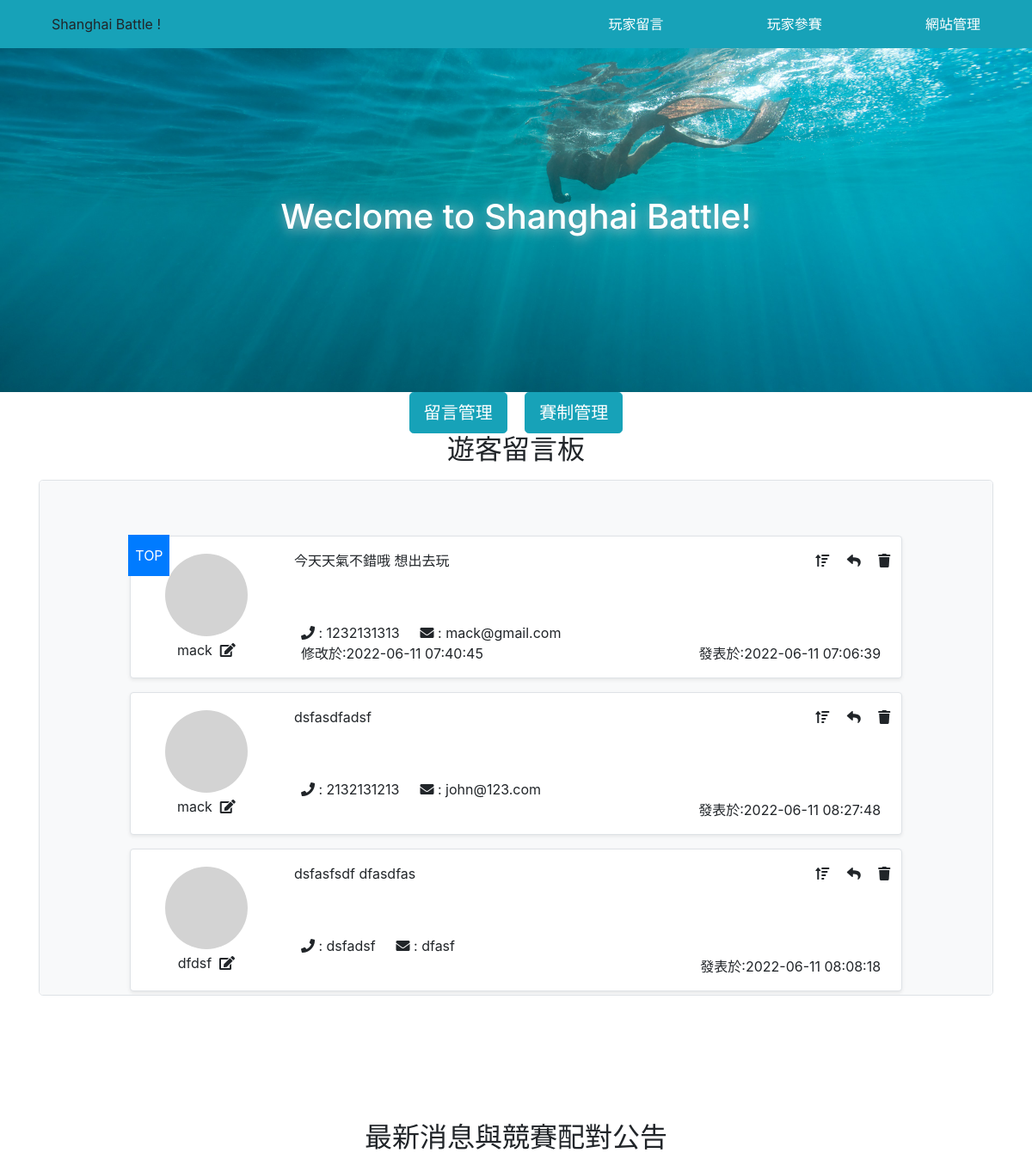
The app's page /guestbook/admin.php (upper part), older data.
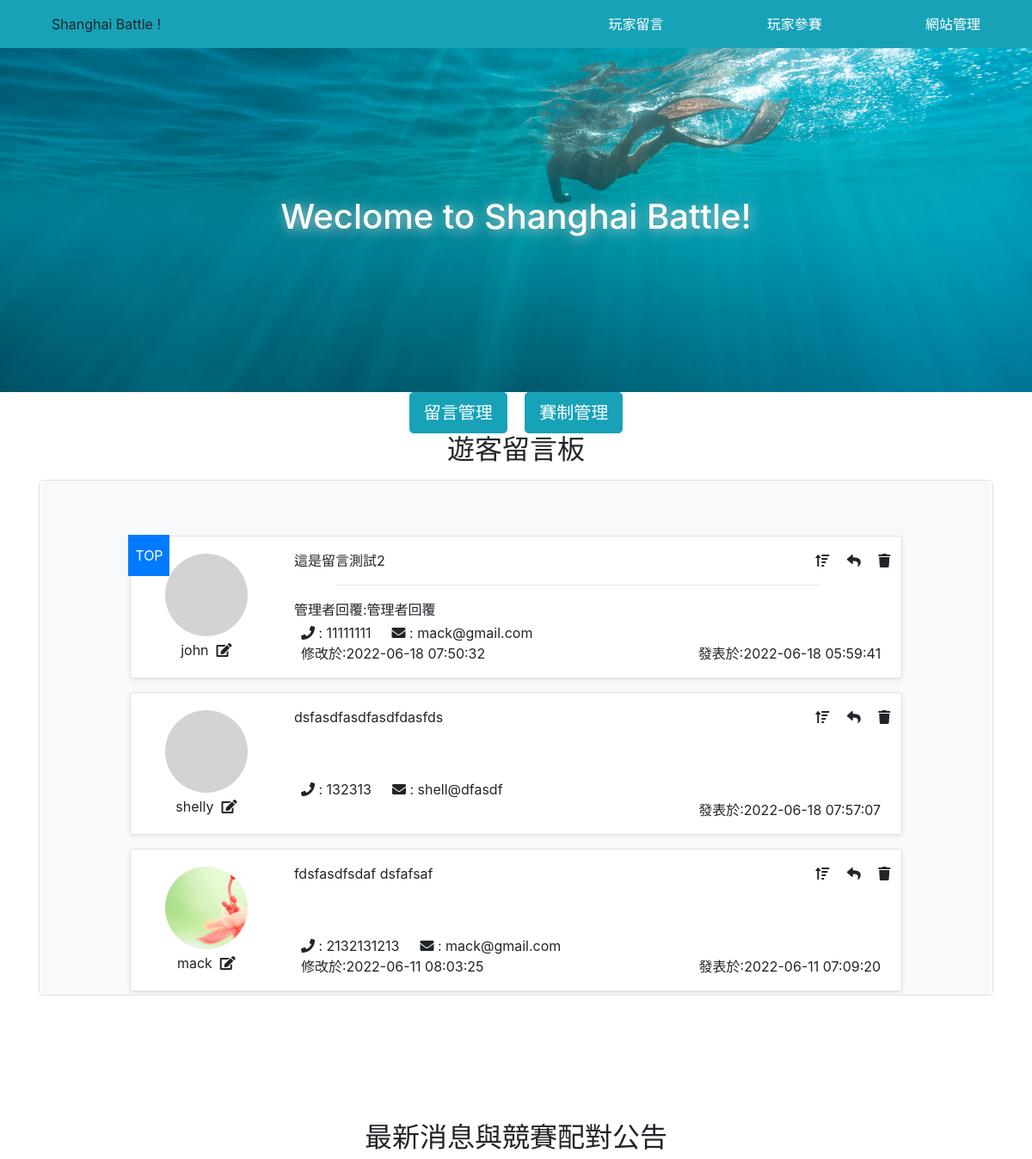
The same page, newer data.
### tables this page shows
CREATE TABLE `guestbook` (
  `id` int(11) UNSIGNED NOT NULL,
  `name` varchar(16) NOT NULL,
  `email` varchar(64) NOT NULL,
  `tel` varchar(10) NOT NULL,
  `msg` text NOT NULL,
  `admin_reply` varchar(128) DEFAULT NULL,
  `serial` int(4) NOT NULL,
  `img` varchar(64) NOT NULL,
  `show_email` tinyint(1) NOT NULL DEFAULT 1,
  `show_tel` tinyint(1) NOT NULL DEFAULT 1,
  `del` tinyint(1) NOT NULL DEFAULT 0,
  `top` tinyint(1) NOT NULL DEFAULT 0,
  `created_time` timestamp NOT NULL DEFAULT current_timestamp(),
  `updated_time` timestamp NOT NULL DEFAULT current_timestamp() ON UPDATE current_timestamp()
);

### guestbook/admin.php (the view, shortened to what the changed rows need)
<?php include_once "db.php";?>
<!DOCTYPE html>
<html lang="en">
<head>
    <link rel="stylesheet" href="./library/bootstrap.css">
    <link rel="stylesheet" href="./library/fontawesome/fontawesome.css">
</head>
<body style="padding-top:3.5rem">
    <header class="bg-info w-100 ">
        <h1 class="text-center">Weclome to Shanghai Battle!</h1>
    </header>
    <a name="guestboard">
        <div class="vh-100 overflow-hidden">
            <div id="guestbook" class="container">
                <h2 class="text-center">遊客留言板</h2>
                <div id="msg-list" class="container overflow-auto border rounded-lg bg-light py-5 my-3" style="height:75vh">
                    <?php
                        $sql="SELECT * FROM `guestbook`
                              Order BY `top` DESC, `created_time` DESC";
                        $rows=$pdo->query($sql)->fetchAll(PDO::FETCH_ASSOC);
                        foreach($rows as $row){
                    ?>
                    <div class="msg position-relative col-10 my-3 mx-auto border rounded bg-white p-3 shadow-sm d-flex" style="min-height:10rem">
                        <?php if($row['top']==1){
                        ?>
                            <div class="position-absolute d-flex justify-content-center bg-primary text-white align-items-center" style="width:3rem;height:3rem;z-index:99;top:-0.15rem;left:-0.15rem">TOP</div>
                        <?php
                        }
                        ?>
                        <div class="admin-btns text-right position-absolute" style="z-index:10;right:5px">
                            <span class="mx-2 post-top" data-id="<?=$row['id'];?>"><i class="fas fa-sort-amount-up"></i></span>
                            <span class="mx-2 admin-reply"><i class="fas fa-reply"></i></span>
                            <span class="mx-2 " onclick="delMsg(<?=$row['id'];?>)"><i class="fas fa-trash"></i></span>
                        </div>
                        <div class="user-info col-2">
                            <?php
                            if($row['del']==0){
                            ?>
                                <div class="rounded-circle  border-0 my-1 mx-auto bg-img"
                                     style="width:6rem;height:6rem;background-image:url('./img/<?=$row['img'];?>');">
                                </div>
                            <?php
                            }
                            ?>
                            <div class="text-center m-1">
                                <?=$row['name'];?>&nbsp;
                                <?php
                                if($row['del']==0){
                                ?>
                                <span class="edit-icon" data-id="<?=$row['id'];?>">
                                    <i class="fas fa-edit "></i>
                                </span>
                                <?php
                                }
                                ?>
                            </div>
                        </div>
                        <div class="user-msg col-10 position-relative">
                            <div class="col-12">
                            <?=($row['del']==0)?$row['msg']:"<span class='text-danger'>**玩家已自行刪除內容**</span>"?>
                            <?php
                                if($row['admin_reply']!=''){
                                    echo "<hr style='width:85%'>";
                                    echo "管理者回覆:";
                                    echo $row['admin_reply'];
                                }
                            ?>
                        </div>
                            <div class="position-absolute col-12" style="bottom:0">
                                <div class="user-containt d-flex justify-content-start px-2">
                                    <?php
                                    if($row['del']==0){
                                        if($row['show_tel']==1){
                                            echo "<div class='mr-4'><i class='fas fa-phone'></i> : {$row['tel']}</div>";
                                        }
                                        if($row['show_email']==1){
                                            echo "<div><i class='fas fa-envelope'></i> : {$row['email']}</div>";
                                        }
                                    }
                               ?>
                                </div>
                                <div class="time-info d-flex justify-content-between px-2">
                                    <div>
                                    <?php if($row['del']==1){  ?>
                                     刪除於:<?=$row['updated_time'];?>
                                    <?php
                                    }elseif($row['created_time']!=$row['updated_time']){
                                    ?>
                                     修改於:<?=$row['updated_time'];?>
                                    <?php  } ?>
                                    </div>
                                    <div>發表於:<?=$row['created_time'];?></div>
                                </div>
                            </div>
                        </div>
                    </div>
                    <?php
            }
            ?>
                </div>
            </div>
        </div>
        <a name="gameboard">
            <div class="vh-100  overflow-hidden">
                <h2 class="text-center">最新消息與競賽配對公告</h2>
            </div>
</body>
</html>

Row changes from the older to the newer data that the page shows:
removed guestbook: top "TOP", del 0 (drawn), name "mack", msg "今天天氣不錯哦 想出去玩", tel "1232131313", email "mack@gmail.com", updated_time "2022-06-11 07:40:45", created_time "2022-06-11 07:06:39"
removed guestbook: del 0 (drawn), name "mack", msg "dsfasdfadsf", tel "2132131213", email "john@123.com", created_time "2022-06-11 08:27:48"
removed guestbook: del 0 (drawn), name "dfdsf", msg "dsfasfsdf dfasdfas", tel "dsfadsf", email "dfasf", created_time "2022-06-11 08:08:18"
added guestbook: top "TOP", del 0 (drawn), name "john", msg "這是留言測試2", admin_reply "管理者回覆", tel "11111111", email "mack@gmail.com", updated_time "2022-06-18 07:50:32", created_time "2022-06-18 05:59:41"
added guestbook: del 0 (drawn), name "shelly", msg "dsfasdfasdfasdfdasfds", tel "132313", email "shell@dfasdf", created_time "2022-06-18 07:57:07"
now on this page (row unchanged): guestbook: img (picture), name "mack", msg "fdsfasdfsdaf dsfafsaf", tel "2132131213", email "mack@gmail.com", updated_time "2022-06-11 08:03:25", created_time "2022-06-11 07:09:20"
